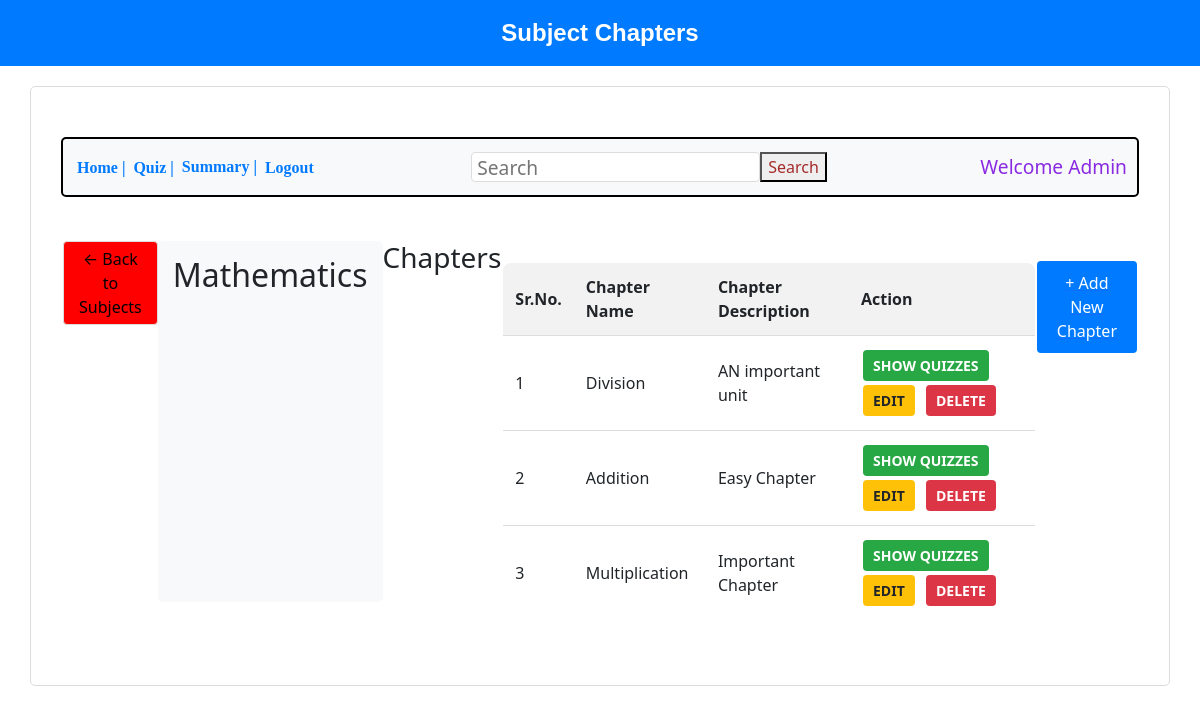
The app's page /show_chapters/1 with its own data.
### backend/models.py (models this page shows, shortened)
class Subject(db.Model):
    __tablename__ = "subjects"
    id = db.Column(db.Integer, primary_key=True)
    name = db.Column(db.String, nullable=False, unique=True)
    desc = db.Column(db.String, nullable=False, unique=True)
    chapters = db.relationship('Chapter', backref='subject', lazy='dynamic')

class Chapter(db.Model):
    __tablename__ = "chapters"
    id = db.Column(db.Integer, primary_key=True)
    name = db.Column(db.String, nullable=False)
    desc = db.Column(db.String, nullable=False)
    subject_id = db.Column(db.Integer, db.ForeignKey('subjects.id'), nullable=False)
    questions = db.relationship('Question', backref='chapter', lazy='dynamic')

### backend/controllers.py (the view)
@app.route("/show_chapters/<int:subject_id>")
def show_chapters(subject_id):
    subject = Subject.query.get_or_404(subject_id)
    email = request.args.get('email')
    user = User.query.filter_by(email=email).first()
    name = user.full_name if user else "Admin"
    chapters = Chapter.query.filter_by(subject_id=subject_id).all()
    return render_template("show_chapters.html", subject=subject, chapters=chapters, name=name)

### templates/show_chapters.html (shortened to what this page needs)
<!DOCTYPE html>
<html lang="en">
<head>
    <link rel="stylesheet" href="/static/style.css">
    <link rel="stylesheet" href="https://cdnjs.cloudflare.com/ajax/libs/bootstrap/5.3.2/css/bootstrap.min.css">
</head>
<body>
    <header class="header2">Subject Chapters</header>
    <div class="bordertime">
        <div class="button-container">
            <a href="/admin_dash"><button class="nav-button">Home |</button></a>
            <a href="/quiz-mgmt"><button class="nav-button">Quiz |</button></a>
            <button class="nav-button">Summary |</button>
            <a href="/login"><button class="nav-button">Logout</button></a>
            <input class="search" type="search" placeholder="Search">
            <button class="searching">Search</button>
            <h4 class="text">Welcome {{ name }}</h4>
        </div>
        <div class="container mt-4">
            <a href="/admin_dash">
                <button class="back-btn">← Back to Subjects</button>
            </a>
            <div class="subject-info">
                <h2>{{ subject.name }}</h2>
            </div>
            <h3>Chapters</h3>
            {% if chapters %}
                <table class="chapter-table">
                    <thead>
                        <tr>
                            <th>Sr.No.</th>
                            <th>Chapter Name</th>
                            <th>Chapter Description</th>
                            <th>Action</th>
                        </tr>
                    </thead>
                    <tbody>
                        {% for chapter in chapters %}
                            <tr>
                                <td>{{ loop.index }}</td>
                                <td>{{ chapter.name }}</td>
                                <td>{{ chapter.desc }}</td>
                                <td>
                                    <a href="{{ url_for('show_quizzes', subject_id=subject.id, chapter_id=chapter.id) }}">
                                        <button class="action-btn show-btn">SHOW QUIZZES</button>
                                    </a>
                                    <button class="action-btn edit-btn" data-bs-toggle="modal"
                                            data-bs-target="#editChapterModal"
                                            data-chapter-id="{{ chapter.id }}"
                                            data-chapter-name="{{ chapter.name }}"
                                            data-chapter-desc="{{ chapter.desc }}">
                                        EDIT
                                    </button>
                                    <a href="{{ url_for('delete_chapter', chapter_id=chapter.id) }}"
                                       onclick="return confirm('Are you sure you want to delete this chapter?')">
                                        <button class="action-btn delete-btn">DELETE</button>
                                    </a>
                                </td>
                            </tr>
                        {% endfor %}
                    </tbody>
                </table>
            {% else %}
                <div class="no-chapters">
                    <h3>No Chapters available for this subject</h3>
                    <p>Click the button below to add a new chapter.</p>
                </div>
            {% endif %}
            <a href="{{ url_for('new_chapter', subject_id=subject.id) }}">
                <button type="button" class="add-chapter-btn">+ Add New Chapter</button>
            </a>
        </div>
    </div>
</body>
</html>

### static/style.css (style rules this page uses)
.container { display: flex; justify-content: space-around; }
table { width: 100%; border-collapse: collapse; }
th, td { text-align: left; padding: 8px; }
th { font-weight: bold; text-align: center; }
.bordertime { border: 2px solid black; border-radius: 20px; height: 600px; }
.button-container { padding-left: 20px; display: flex; align-items: center; border: 2px solid black; height: 60px; border-radius: 10px; border-radius: 20px; margin-top: 30px; margin-left: 10px; margin-right: 10px; }
.nav-button { background-color: transparent; text-align: center; display: inline-block; font-size: 16px; cursor: pointer; margin: 0%; padding: 0px 4px; border: none; color: green; font-family: cursive; }
.search { font-size: larger; margin-left: 200px; padding: 0px 50px; height: 30px; }
.searching { height: 30px; color: brown; }
.text { margin-left: 300px; font-size: larger; color: blueviolet; }
.bordertime { border: 1px solid #ddd; padding: 20px; border-radius: 5px; margin: 20px auto; width: 95%; }
.header2 { background-color: #007bff; color: white; text-align: center; padding: 15px; font-size: 24px; font-weight: bold; }
.button-container { display: flex; align-items: center; margin-bottom: 20px; padding: 10px; background-color: #f8f9fa; border-radius: 5px; }
.nav-button { background: none; border: none; color: #007bff; cursor: pointer; font-weight: bold; }
.back-btn { margin-bottom: 20px; padding: 5px 15px; background-color: red; border: 1px solid #ddd; border-radius: 4px; cursor: pointer; }
.text { margin-left: auto; margin-bottom: 0; }
.search { margin-left: auto; padding: 5px; border-radius: 4px; border: 1px solid #ddd; }
.chapter-table { width: 100%; border-collapse: collapse; margin-top: 20px; }
.chapter-table th, .chapter-table td { padding: 12px; text-align: left; border-bottom: 1px solid #ddd; }
.chapter-table th { background-color: #f2f2f2; }
.action-btn { margin: 2px; padding: 6px 12px; border: none; border-radius: 4px; cursor: pointer; }
.show-btn { background-color: #28a745; color: white; }
.edit-btn { background-color: #ffc107; color: black; }
.delete-btn { background-color: #dc3545; color: white; }
.add-chapter-btn { display: block; margin: 20px auto; padding: 10px 20px; background-color: #007bff; color: white; border: none; border-radius: 4px; cursor: pointer; }
.subject-info { background-color: #f8f9fa; padding: 15px; border-radius: 5px; margin-bottom: 20px; }
body { font-family: 'Segoe UI', Tahoma, Geneva, Verdana, sans-serif; background-color: #f4f6f8; color: #333; margin: 0; padding: 0; }
h1, h2, h3 { color: #222; }
a { text-decoration: none; color: #007bff; }
.header2 { padding: 20px; background-color: white; color: black; text-align: center; font-size: xx-large; font-family: Verdana, Geneva, Tahoma, sans-serif; }
.container { max-width: 900px; margin: 20px auto; background: white; padding: 20px; border-radius: 8px; }
.action-btn { padding: 6px 12px; border-radius: 5px; font-size: 14px; cursor: pointer; }
.edit-btn { background-color: #ffc107; color: #000; }
.delete-btn { background-color: #dc3545; color: #fff; }
.action-btn { padding: 5px 10px; border: none; border-radius: 4px; cursor: pointer; margin-right: 5px; font-weight: bold; }
.edit-btn { background-color: #ffc107; color: #212529; }
table { margin-top: 10px; width: 100%; border-collapse: collapse; border: 2px solid black; border-radius: 10px; overflow: hidden; }
th, td { padding: 10px; text-align: left; }
body { font-family: Arial, sans-serif; text-align: center; background-color: #f8f8f8; }

### records on screen
Subject: name "Mathematics"
Chapter: name "Division", desc "AN important unit"
Chapter: name "Addition", desc "Easy Chapter"
Chapter: name "Multiplication", desc "Important Chapter"

### other values on screen
{{ name }} "Admin"
